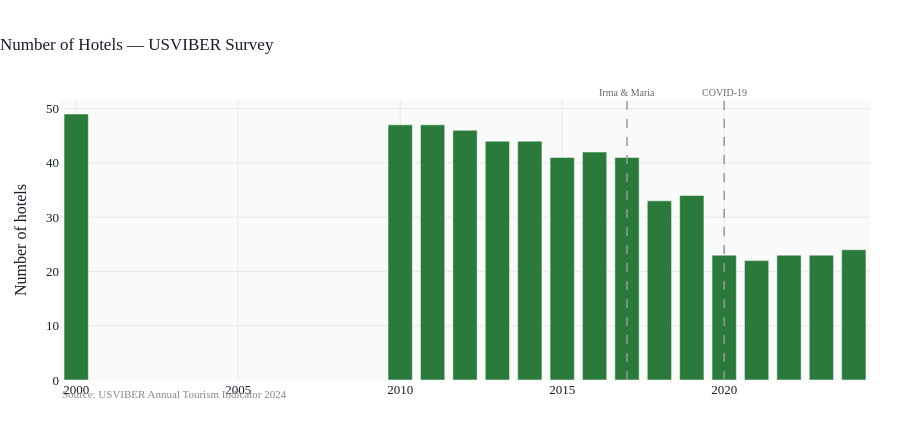

Here is the notebook cell this chart was saved with:
### Code cell
fig = bar_chart(
    tour,
    x="year",
    y="hotel_count",
    title="Number of Hotels — USVIBER Survey",
    y_label="Number of hotels",
    color=PALETTE["rooms"],
    source="USVIBER Annual Tourism Indicator 2024",
    shock_x=[2017, 2020],
)
fig.show()
print(
    tour[["year", "hotel_count", "hotel_rooms", "condo_units", "total_rooms"]]
    .set_index("year")
    .to_string()
)

### Figure 1 — Plotly figure (JSON) as saved in the notebook; plotly's stock layout.template omitted (floating-point values rounded to 4 significant figures)
{"data": [{"marker": {"color": "#2a7a3b"}, "name": "hotel_count", "type": "bar", "x": [2000, 2010, 2011, 2012, 2013, 2014, 2015, 2016, 2017, 2018, 2019, 2020, 2021, 2022, 2023, 2024], "y": [49, 47, 47, 46, 44, 44, 41, 42, 41, 33, 34, 23, 22, 23, 23, 24]}], "layout": {"annotations": [{"showarrow": false, "text": "<span style='color:#888;font-size:11px'>Source: USVIBER Annual Tourism Indicator 2024</span>", "x": 0, "xanchor": "left", "xref": "paper", "y": -0.08, "yref": "paper"}, {"font": {"color": "#666", "size": 10}, "showarrow": false, "text": "Irma & Maria", "x": 2017, "xanchor": "center", "xref": "x", "y": 1, "yanchor": "bottom", "yref": "y domain"}, {"font": {"color": "#666", "size": 10}, "showarrow": false, "text": "COVID-19", "x": 2020, "xanchor": "center", "xref": "x", "y": 1, "yanchor": "bottom", "yref": "y domain"}], "bargap": 0.25, "height": 440, "shapes": [{"line": {"color": "#999999", "dash": "dash", "width": 1.5}, "type": "line", "x0": 2017, "x1": 2017, "xref": "x", "y0": 0, "y1": 1, "yref": "y domain"}, {"line": {"color": "#999999", "dash": "dash", "width": 1.5}, "type": "line", "x0": 2020, "x1": 2020, "xref": "x", "y0": 0, "y1": 1, "yref": "y domain"}], "title": {"font": {"size": 17}, "text": "Number of Hotels — USVIBER Survey", "x": 0}, "width": 900, "xaxis": {"title": {"text": ""}}, "yaxis": {"title": {"text": "Number of hotels"}}}}
